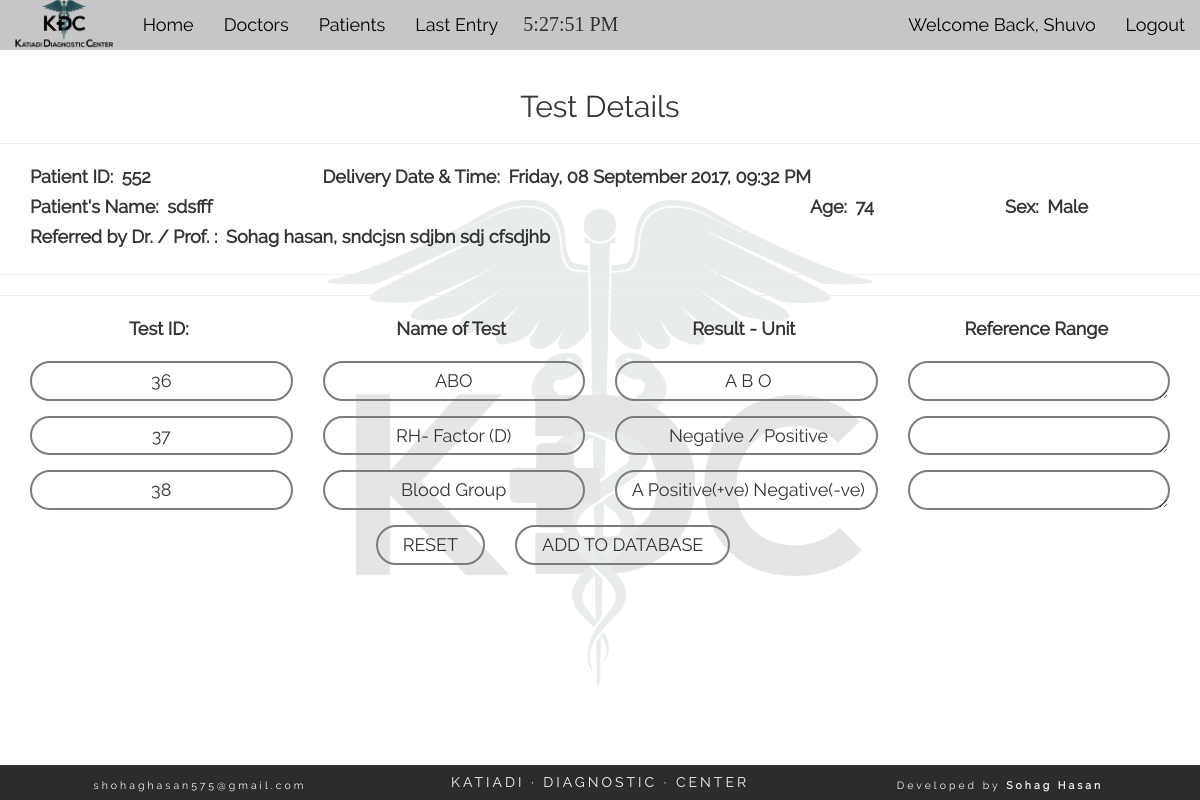
The app's page /submit.php (signed in) with its own data.
### tables this page shows
CREATE TABLE "patient" (
	`lab_id`	INTEGER NOT NULL PRIMARY KEY AUTOINCREMENT,
	`p_id`	int(11) NOT NULL,
	`p_datetime`	datetime NOT NULL,
	`p_name`	varchar(200) NOT NULL,
	`p_age`	int(11) NOT NULL,
	`sex`	varchar(10) NOT NULL,
	`doctor_id`	int(11) NOT NULL,
	`specimen1`	varchar(50) NOT NULL,
	`specimen2`	varchar(50) NOT NULL,
	`specimen3`	varchar(50) NOT NULL,
	`status`	int(1) NOT NULL,
	`pat_amount`	INTEGER,
	`doc_amount`	INTEGER,
	`whenadded`	TEXT
);

CREATE TABLE "doctor" (
	`doctor_id`	INTEGER NOT NULL PRIMARY KEY AUTOINCREMENT,
	`d_name`	varchar(200) NOT NULL,
	`age`	int(11) NOT NULL,
	`sex`	varchar(15) NOT NULL,
	`degree`	varchar(200) NOT NULL,
	`status`	int(1) NOT NULL
);

CREATE TABLE "testref" (
	`test_id`	INTEGER NOT NULL PRIMARY KEY AUTOINCREMENT,
	`specimen`	INTEGER NOT NULL,
	`test_code`	TEXT NOT NULL,
	`test_name`	TEXT NOT NULL,
	`test_unit`	TEXT NOT NULL,
	`test_ref`	TEXT NOT NULL
);

### submit.php (the view, shortened to what this page needs)
<?php
	if(isset($_SESSION['username'])){
	require_once("config.php");
	$select_last_row = 'SELECT lab_id FROM patient ORDER BY lab_id DESC LIMIT 0 ,1';
	$last_id = $db-> query($select_last_row);
	$row = $last_id-> fetchArray(SQLITE3_ASSOC);
	$last_entry = $row['lab_id'];
	$selss= "SELECT * FROM patient WHERE lab_id=$last_entry";
	$ressub= $db-> query($selss);
	$datasub=$ressub-> fetchArray(SQLITE3_ASSOC);
	$specimen1=$datasub['specimen1'];
	$specimen2=$datasub['specimen2'];
	$specimen3=$datasub['specimen3'];
	$test_ref= "SELECT * FROM testref WHERE test_code='$specimen1' OR test_code='$specimen2' OR test_code='$specimen3'" ;
	$test_qry= $db-> query($test_ref);
?>
<section class="container-fluid text-left">
	<div class="row">
	<h2 class="title text-center">Test Details</h2>
	<hr>
		<div class="col-md-12">
			<div class="col-md-3">
			<label for="">Patient ID:</label>
			<label for=""><?php echo $datasub['p_id']; ?></label>
			</div>
			<div class="col-md-9 text-left">
			<label for="">Delivery Date & Time:</label>
			<label for=""><?php echo $datasub['p_datetime']; ?></label>
			</div>
		</div>
		<div class="col-md-12">
			<div class="col-md-8">
			<label for="">Patient's Name:</label>
			<label for=""><?php echo $datasub['p_name']; ?></label>
			</div>
			<div class="col-md-2">
			<label for="">Age:</label>
			<label for=""><?php echo $datasub['p_age']; ?></label>
			</div>
			<div class="col-md-2">
			<label for="">Sex:</label>
			<label for=""><?php echo $datasub['sex']; ?></label>
			</div>
		</div>
		<div class="col-md-12">
			<div class="col-md-12">
			<label for="">Referred by Dr. / Prof. :</label>
			<label for=""><?php
				$doctorsub = $datasub['doctor_id'];
				$seldoc= "SELECT * FROM doctor WHERE doctor_id=$doctorsub";
				$resdoc= $db-> query($seldoc);
				$data= $resdoc-> fetchArray(SQLITE3_ASSOC);
				echo $data['d_name'].", ".$data['degree'];
				?></label>
			</div>
		</div>
	</div>
</section>
<hr><hr>
<section class="container-fluid text-center" id="test_list" >
    	<div class="row">
    	<form action="" method="post">
    		<div class="col-md-12 mb_15">
    			<div class="col-md-3">
    				<label for="">Test ID:</label>
    			</div>
				<div class="col-md-3">
					<label for="">Name of Test</label>
				</div>
				<div class="col-md-3">
					<label for="">Result - Unit</label>
				</div>
				<div class="col-md-3">
					<label for="">Reference Range</label>
				</div>
    		</div>
    		<?php while($test_arry= $test_qry->fetchArray(SQLITE3_ASSOC)){  ?>
    		<div class="col-md-12 mb_15">
    			<div class="col-md-3 text-center form_row">
					<input class="text-center" name="test_id[]" type="text" value="<?php echo $test_arry['test_id']; ?>">
				</div>
				<div class="col-md-3 text-center form_row">
					<input class="text-center" type="text" value="<?php echo $test_arry['test_name']; ?>" disabled>
				</div>
				<div class="col-md-3 text-center form_row">
					<input class="text-center" type="text" name="report[]" value=" <?php echo $test_arry['test_unit']; ?>">
				</div>
				<div class="col-md-3 text-center form_row">
					<textarea name="" id="txtarea" cols="30" rows="1" disabled><?php echo $test_arry['test_ref']; ?></textarea>
				</div>
    		</div>
    		<?php } ?>
    		<div class="col-md-5 text-right">
				<input type="reset" name="" id="reset" value="RESET">
			</div>
			<div class="col-md-7 text-left">
				<input type="submit" name="go" id="go" value="ADD TO DATABASE">
			</div>
    	</div>
    	<div class="col-md-12"></div>
    	<div class="col-md-12">
    	</div>
    </section>
	<?php get_footer(); }else{
		header('location: login.php');
	}  ?>

### css/style.css (style rules this page uses)
* { font-family: "Raleway-Regular"; }
body { background: url(../pics/bg.png) center center no-repeat; background-size: contain; min-height: 100vh; padding-bottom: 39px; }
.title { font-size: 30px; }
.form_row { display: flex; }
#txtarea { border: 2px solid #7C7C7C; background-color: transparent; border-radius: 36px; padding: 5px 10px; outline: 0px; font-size: 18px!important; }
select, input { border: 2px solid #7C7C7C; background-color: transparent; border-radius: 36px; padding: 5px 10px; outline: 0px; flex: 1; font-size: 18px!important; }
label, a { font-size: 18px !important; line-height: 25px; padding: 0px 5px 0px 0px; }
#reset { transition: 300ms ease; padding-left: 25px; padding-right: 25px; }
#go { transition: 200ms ease; padding-left: 25px; padding-right: 25px; }
.mb_15 { margin-bottom: 15px; }

### records on screen
patient: p "552", p_datetime "Friday, 08 September 2017, 09:32 PM", p_name "sdsfff", p_age "74", sex "Male"
doctor: d_name "Sohag hasan", degree "sndcjsn sdjbn sdj cfsdjhb"
testref: test_id "36", test_name "ABO", test_unit "A B O"
testref: test_id "37", test_name "RH- Factor (D)", test_unit "Negative / Positive"
testref: test_id "38", test_name "Blood Group", test_unit "A Positive(+ve) Negative(-ve)"

### other values on screen
$_SESSION['username'] "Shuvo"
